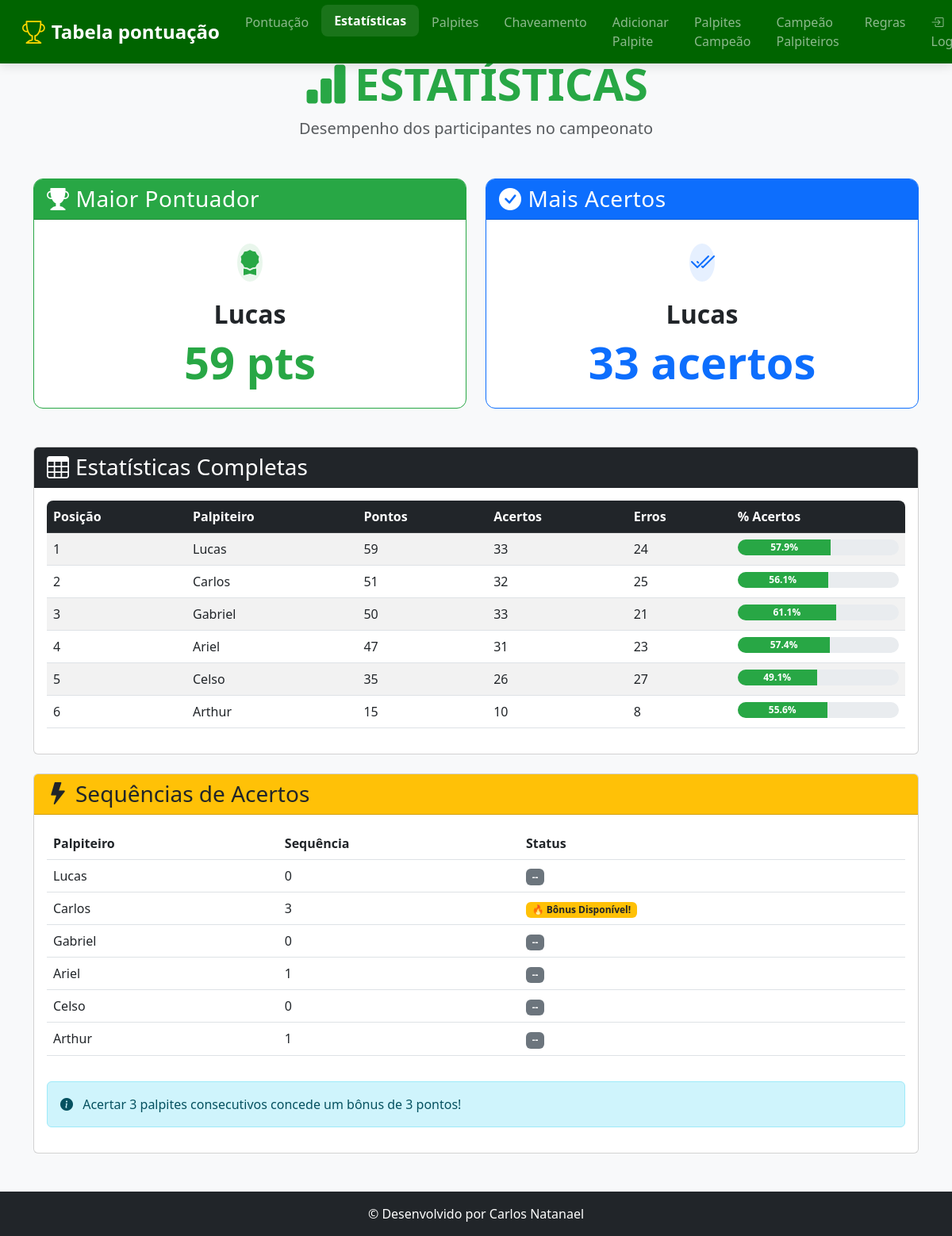
Page /estatisticas on the earlier database version.
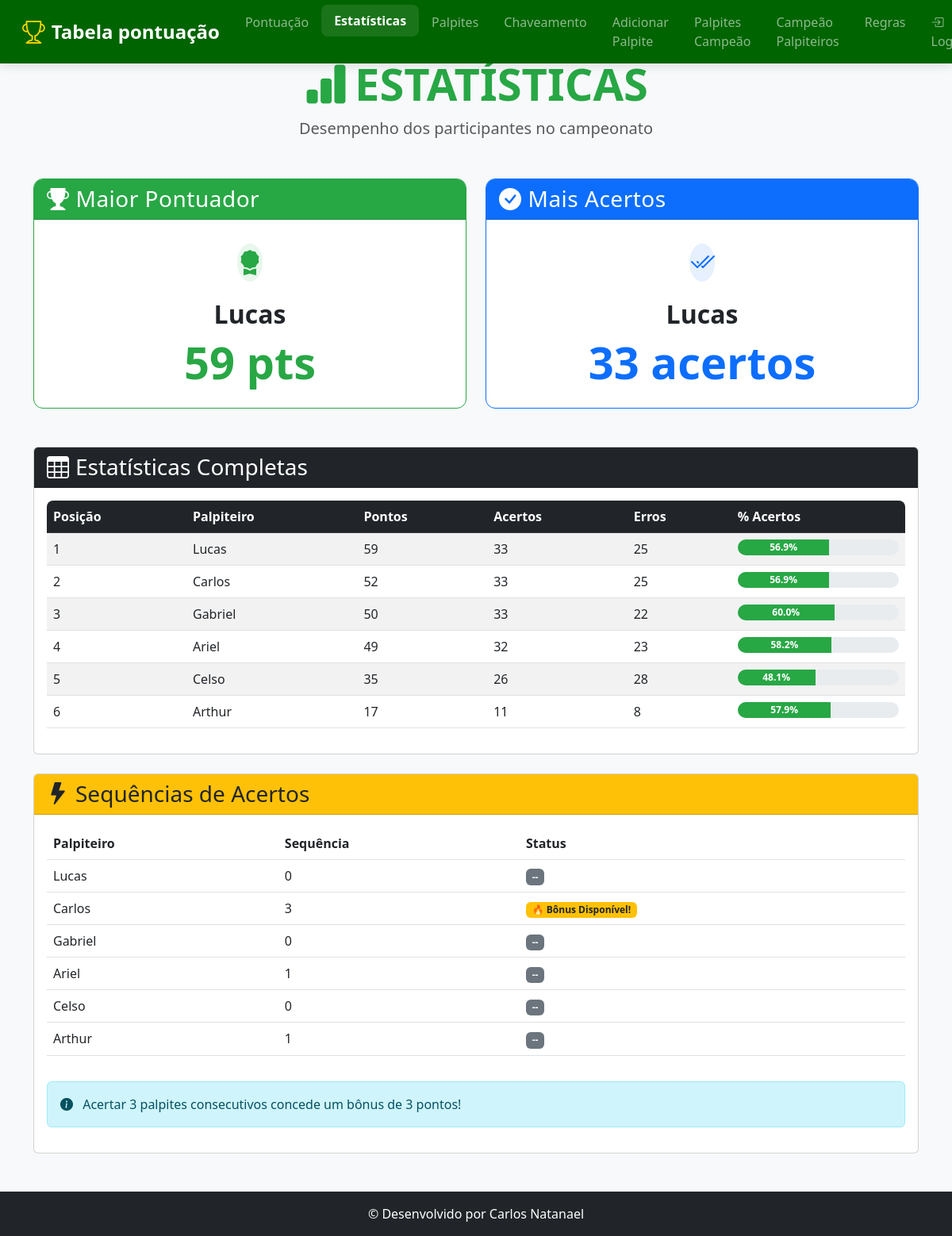
Same page on the later database version.
### tables this page shows
CREATE TABLE pontuacao (
        id INTEGER PRIMARY KEY AUTOINCREMENT,
        posicao INTEGER,
        nome TEXT UNIQUE,
        pontos INTEGER DEFAULT 0,
        acertos INTEGER DEFAULT 0,
        erros INTEGER DEFAULT 0
    , pontos_bonus INTEGER DEFAULT 0);

### app.py (the view)
@app.route('/estatisticas')
def estatisticas():
    conn = get_db()
    estatisticas_completas = conn.execute('''
        SELECT nome, pontos, acertos, erros,
               CASE WHEN (acertos + erros) = 0 THEN 0.0 ELSE ROUND((acertos * 100.0 / (acertos + erros)), 1) END as percentual_acertos
        FROM pontuacao ORDER BY pontos DESC, acertos DESC
    ''').fetchall()
    maior_pontuador = estatisticas_completas[0] if estatisticas_completas else None
    quem_acertou_mais = sorted(estatisticas_completas, key=lambda x: x['acertos'], reverse=True)[0] if estatisticas_completas else None
    rodada_atual_row = conn.execute("SELECT MAX(rodada) as rodada FROM palpites WHERE status != 'Pendente'").fetchone()
    rodada_atual_bonus = rodada_atual_row['rodada'] if rodada_atual_row and rodada_atual_row['rodada'] else 0
    sequencias_info = defaultdict(int)
    if rodada_atual_bonus > 0:
        palpites_rodada_atual = conn.execute("""
            SELECT p.nome, p.status, j.data_hora FROM palpites p
            JOIN jogos j ON p.game_id = j.id
            WHERE p.status != 'Pendente' AND p.rodada = ?
            ORDER BY p.nome, j.data_hora
        """, (rodada_atual_bonus,)).fetchall()
        for jogador in estatisticas_completas:
            nome = jogador['nome']
            palpites_do_jogador_na_rodada = [p for p in palpites_rodada_atual if p['nome'] == nome]
            sequencia_atual = 0
            for palpite in palpites_do_jogador_na_rodada:
                if "Erro" not in palpite['status']:
                    sequencia_atual += 1
                else:
                    sequencia_atual = 0
            sequencias_info[nome] = sequencia_atual
    sequencias_para_template = []
    for jogador in estatisticas_completas:
        nome = jogador['nome']
        max_streak = sequencias_info[nome]
        sequencias_para_template.append({
            'nome': nome,
            'sequencia': max_streak,
            'bonus': '🔥 Bônus Disponível!' if max_streak >= 3 else '--'
        })
    print(f"\n[LOG - estatisticas]: Rodada atual para cálculo de bônus: {rodada_atual_bonus}")
    print(f"[LOG - estatisticas]: Estatísticas carregadas para {len(estatisticas_completas)} jogadores.\n")
    return render_template('estatisticas.html',
                           maior_pontuador=maior_pontuador,
                           quem_acertou_mais=quem_acertou_mais,
                           estatisticas_completas=estatisticas_completas,
                           sequencias=sequencias_para_template,
                           rodada_atual_bonus=rodada_atual_bonus)

### app.py (called while the page is built)
def get_db():
    if 'db' not in g:
        g.db = sqlite3.connect('palpites.db', timeout=10)
        g.db.row_factory = sqlite3.Row
    return g.db

### templates/estatisticas.html (shortened to what this page needs)
<!DOCTYPE html>
<html lang="pt">
<head>
    <link href="https://cdn.jsdelivr.net/npm/bootstrap@5.3.0/dist/css/bootstrap.min.css" rel="stylesheet">
    <link rel="stylesheet" href="https://cdn.jsdelivr.net/npm/bootstrap-icons@1.10.0/font/bootstrap-icons.css">
    <link rel="stylesheet" href="{{ url_for('static', filename='esta.css') }}">
</head>
<body>
    <header>
        <nav class="navbar navbar-expand-lg navbar-dark fixed-top" style="background-color: #006400 !important;">
            <div class="container-fluid">
                <a class="navbar-brand d-flex align-items-center" href="{{ url_for('index') }}">
                    <i class="bi bi-trophy me-2"></i>
                    <span>Tabela pontuação</span>
                </a>
                <div class="collapse navbar-collapse" id="navbarNav">
                    <ul class="navbar-nav mx-auto">
                        <li class="nav-item"><a class="nav-link" href="{{ url_for('index') }}">Pontuação</a></li>
                        <li class="nav-item"><a class="nav-link active" href="{{ url_for('estatisticas') }}">Estatísticas</a></li>
                        <li class="nav-item"><a class="nav-link" href="{{ url_for('exibir_palpites') }}">Palpites</a></li>
                        <li class="nav-item"><a class="nav-link" href="{{ url_for('chaveamento') }}">Chaveamento</a></li>
                        <li class="nav-item"><a class="nav-link" href="{{ url_for('adicionar_palpites') }}">Adicionar Palpite</a></li>
                        <li class="nav-item"><a class="nav-link" href="{{ url_for('ver_palpites_campeao') }}">Palpites Campeão</a></li>
                        <li class="nav-item"><a class="nav-link" href="{{ url_for('campeao_geral') }}">Campeão Palpiteiros</a></li>
                        <li class="nav-item"><a class="nav-link" href="{{ url_for('regra') }}">Regras</a></li>
                    </ul>
                    <ul class="navbar-nav">
                        {% if session.logged_in %}
                        <li class="nav-item dropdown">
                            <a class="nav-link dropdown-toggle" href="#" id="navbarDropdownAdmin" role="button" data-bs-toggle="dropdown" aria-expanded="false">
                                <i class="bi bi-gear-fill me-1"></i>Admin
                            </a>
                            <ul class="dropdown-menu dropdown-menu-end" aria-labelledby="navbarDropdownAdmin">
                                <li><a class="dropdown-item" href="{{ url_for('admin_dashboard') }}">Painel Admin</a></li>
                                <li><hr class="dropdown-divider"></li>
                                <li><a class="dropdown-item" href="{{ url_for('logout') }}">Sair</a></li>
                            </ul>
                        </li>
                        {% else %}
                        <li class="nav-item">
                            <a class="nav-link" href="{{ url_for('login') }}">
                                <i class="bi bi-box-arrow-in-right me-1"></i>Login
                            </a>
                        </li>
                        {% endif %}
                    </ul>
                </div>
            </div>
        </nav>
    </header>
    <main class="container py-5 mt-4">
        <div class="text-center mb-5">
            <h1 class="display-4 fw-bold text-success">
                <i class="bi bi-bar-chart-fill me-2"></i>ESTATÍSTICAS
            </h1>
            <p class="lead text-muted">Desempenho dos participantes no campeonato</p>
        </div>
        <div class="row g-4 mb-5">
            <div class="col-md-6">
                <div class="card stat-card h-100 border-success">
                    <div class="card-header bg-success text-white">
                        <h3 class="card-title mb-0">
                            <i class="bi bi-trophy-fill me-2"></i>Maior Pontuador
                        </h3>
                    </div>
                    <div class="card-body text-center py-4">
                        {% if maior_pontuador %}
                        <div class="avatar-lg mb-3 mx-auto">
                            <div class="avatar-title bg-success bg-opacity-10 text-success rounded-circle fs-2">
                                <i class="bi bi-award-fill"></i>
                            </div>
                        </div>
                        <h2 class="fw-bold">{{ maior_pontuador.nome }}</h2>
                        <div class="display-4 fw-bold text-success">{{ maior_pontuador.pontos }} pts</div>
                        {% else %}
                        <div class="text-muted">Nenhum dado disponível</div>
                        {% endif %}
                    </div>
                </div>
            </div>
            <div class="col-md-6">
                <div class="card stat-card h-100 border-primary">
                    <div class="card-header bg-primary text-white">
                        <h3 class="card-title mb-0">
                            <i class="bi bi-check-circle-fill me-2"></i>Mais Acertos
                        </h3>
                    </div>
                    <div class="card-body text-center py-4">
                        {% if quem_acertou_mais %}
                        <div class="avatar-lg mb-3 mx-auto">
                            <div class="avatar-title bg-primary bg-opacity-10 text-primary rounded-circle fs-2">
                                <i class="bi bi-check2-all"></i>
                            </div>
                        </div>
                        <h2 class="fw-bold">{{ quem_acertou_mais.nome }}</h2>
                        <div class="display-4 fw-bold text-primary">{{ quem_acertou_mais.acertos }} acertos</div>
                        {% else %}
                        <div class="text-muted">Nenhum dado disponível</div>
                        {% endif %}
                    </div>
                </div>
            </div>
        </div>
        <div class="card mb-4">
            <div class="card-header bg-dark text-white">
                <h3 class="card-title mb-0">
                    <i class="bi bi-table me-2"></i>Estatísticas Completas
                </h3>
            </div>
            <div class="card-body">
                <div class="table-responsive">
                    <table class="table table-striped table-hover">
                        <thead class="table-dark">
                            <tr>
                                <th>Posição</th>
                                <th>Palpiteiro</th>
                                <th>Pontos</th>
                                <th>Acertos</th>
                                <th>Erros</th>
                                <th>% Acertos</th>
                            </tr>
                        </thead>
                        <tbody>
                            {% for estatistica in estatisticas_completas %}
                            <tr>
                                <td>{{ loop.index }}</td>
                                <td>{{ estatistica.nome }}</td>
                                <td>{{ estatistica.pontos }}</td>
                                <td>{{ estatistica.acertos }}</td>
                                <td>{{ estatistica.erros }}</td>
                                <td>
                                    <div class="progress" style="height: 20px;">
                                        <div class="progress-bar bg-success" style="width: {{ estatistica.percentual_acertos or 0 }}%">
                                            {{ estatistica.percentual_acertos or 0 }}%
                                        </div>
                                    </div>
                                </td>
                            </tr>
                            {% endfor %}
                        </tbody>
                    </table>
                </div>
            </div>
        </div>
        <div class="card">
            <div class="card-header bg-warning text-dark">
                <h3 class="card-title mb-0">
                    <i class="bi bi-lightning-fill me-2"></i>Sequências de Acertos
                </h3>
            </div>
            <div class="card-body">
                <div class="table-responsive">
                    <table class="table table-hover">
                        <thead>
                            <tr>
                                <th>Palpiteiro</th>
                                <th>Sequência</th>
                                <th>Status</th>
                            </tr>
                        </thead>
                        <tbody>
                            <tr>
                                <td>Lucas</td>
                                <td>0</td>
                                <td>
                                	<span class="badge bg-secondary">--</span>
                                </td>
                            </tr>
                            <tr>
                                <td>Carlos</td>
                                <td>3</td>
                                <td>
                                	<span class="badge bg-warning text-dark pulse">🔥 Bônus Disponível!</span>
                                </td>
                            </tr>
                            <tr>
                                <td>Gabriel</td>
                                <td>0</td>
                                <td>
                                	<span class="badge bg-secondary">--</span>
                                </td>
                            </tr>
                            <tr>
                                <td>Ariel</td>
                                <td>1</td>
                                <td>
                                	<span class="badge bg-secondary">--</span>
                                </td>
                            </tr>
                            <tr>
                                <td>Celso</td>
                                <td>0</td>
                                <td>
                                	<span class="badge bg-secondary">--</span>
                                </td>
                            </tr>
                            <tr>
                                <td>Arthur</td>
                                <td>1</td>
                                <td>
                                	<span class="badge bg-secondary">--</span>
                                </td>
                            </tr>
                        </tbody>
                    </table>
                </div>
                <div class="alert alert-info mt-3">
                    <i class="bi bi-info-circle-fill me-2"></i>
                    Acertar 3 palpites consecutivos concede um bônus de 3 pontos!
                </div>
            </div>
        </div>
    </main>
    <footer class="bg-dark text-white py-3 mt-auto">
        <div class="container text-center">
            <p class="mb-0">© Desenvolvido por Carlos Natanael</p>
        </div>
    </footer>
</body>
</html>

### static/esta.css (style rules this page uses)
:root { --bs-success-rgb: 40, 167, 69; --bs-primary-rgb: 13, 110, 253; --bs-info-rgb: 23, 162, 184; --trophy-gold: #ffd700; }
body { background-color: #f8f9fa; font-family: 'Segoe UI', system-ui, -apple-system, sans-serif; }
.stat-card { transition: transform 0.3s ease, box-shadow 0.3s ease; border-radius: 0.75rem; overflow: hidden; }
.stat-card .card-header { font-weight: 600; letter-spacing: 0.5px; }
.avatar-lg { width: 60px; height: 60px; display: flex; align-items: center; justify-content: center; }
.table-responsive { border-radius: 0.5rem; overflow: hidden; }
.progress { border-radius: 10px; }
.progress-bar { font-size: 0.75rem; font-weight: 600; }
.pulse { animation: pulse 1.5s infinite; }
header { padding: 0; box-shadow: none; border-bottom: none; }
.navbar { background-color: var(--primary-color) !important; box-shadow: 0 4px 12px rgba(0, 0, 0, 0.1); padding: 0.5rem 1rem; }
.navbar-brand { font-weight: 700; font-size: 1.5rem; display: flex; align-items: center; }
.navbar-brand i { font-size: 1.8rem; color: var(--trophy-gold); }
.nav-link { font-weight: 500; padding: 0.5rem 1rem !important; transition: all 0.3s ease; border-radius: 0.5rem; }
.nav-link:hover, .nav-link.active { background-color: rgba(255, 255, 255, 0.1) !important; transform: translateY(-2px); }
.nav-link.active { font-weight: 600; }
main { padding-top: calc(var(--navbar-height) + 20px); flex: 1; }

Differences in the rows shown:
changed pontuacao "Lucas": erros "24" → "25"; {{ estatistica.percentual_acertos or 0 }} 57.9 → 56.9 (drawn); percentual_acertos "57.9" → "56.9"
changed pontuacao "Carlos": pontos "51" → "52"; acertos "32" → "33"; {{ estatistica.percentual_acertos or 0 }} 56.1 → 56.9 (drawn); percentual_acertos "56.1" → "56.9"
changed pontuacao "Gabriel": erros "21" → "22"; {{ estatistica.percentual_acertos or 0 }} 61.1 → 60.0 (drawn); percentual_acertos "61.1" → "60.0"
changed pontuacao "Ariel": pontos "47" → "49"; acertos "31" → "32"; {{ estatistica.percentual_acertos or 0 }} 57.4 → 58.2 (drawn); percentual_acertos "57.4" → "58.2"
changed pontuacao "Celso": erros "27" → "28"; {{ estatistica.percentual_acertos or 0 }} 49.1 → 48.1 (drawn); percentual_acertos "49.1" → "48.1"
changed pontuacao "Arthur": pontos "15" → "17"; acertos "10" → "11"; {{ estatistica.percentual_acertos or 0 }} 55.6 → 57.9 (drawn); percentual_acertos "55.6" → "57.9"
